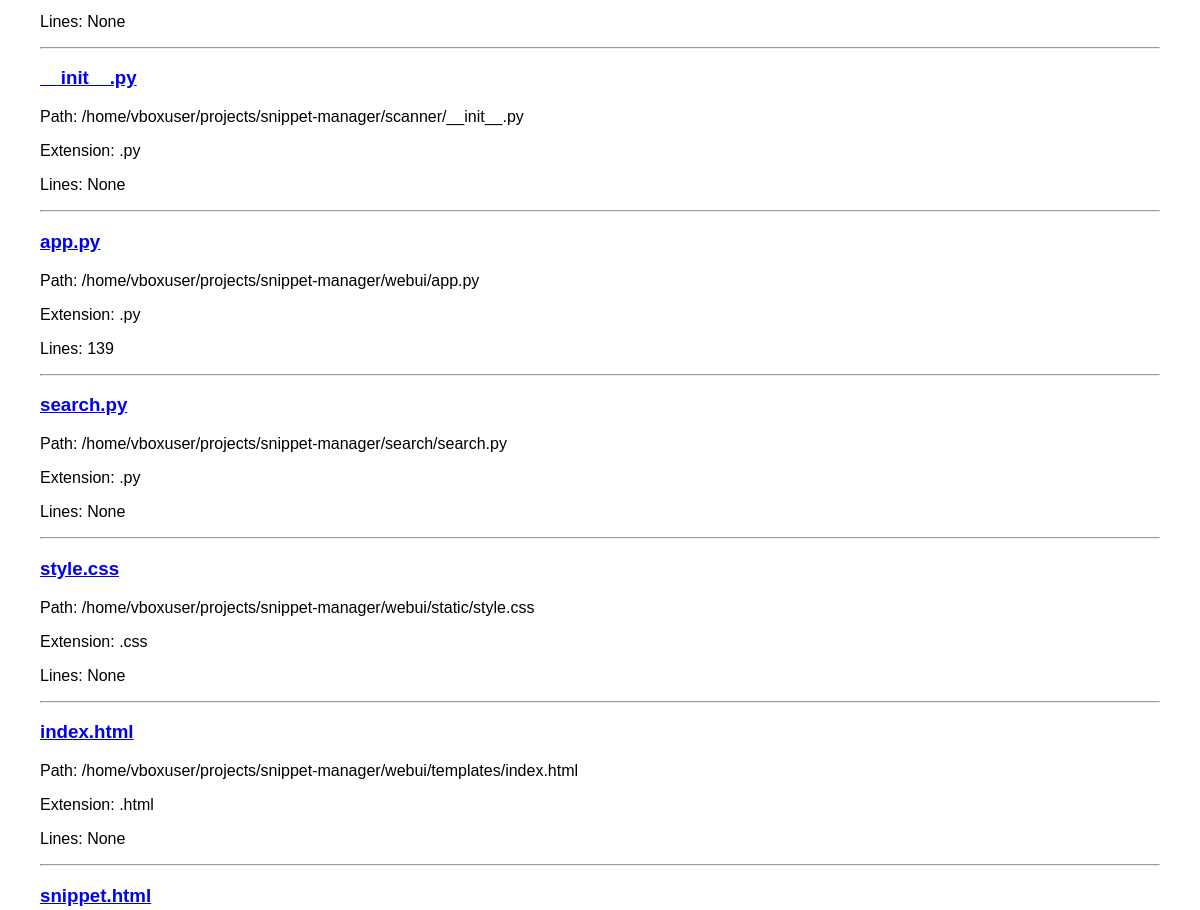
The page /search (middle part) on the database as committed earlier.
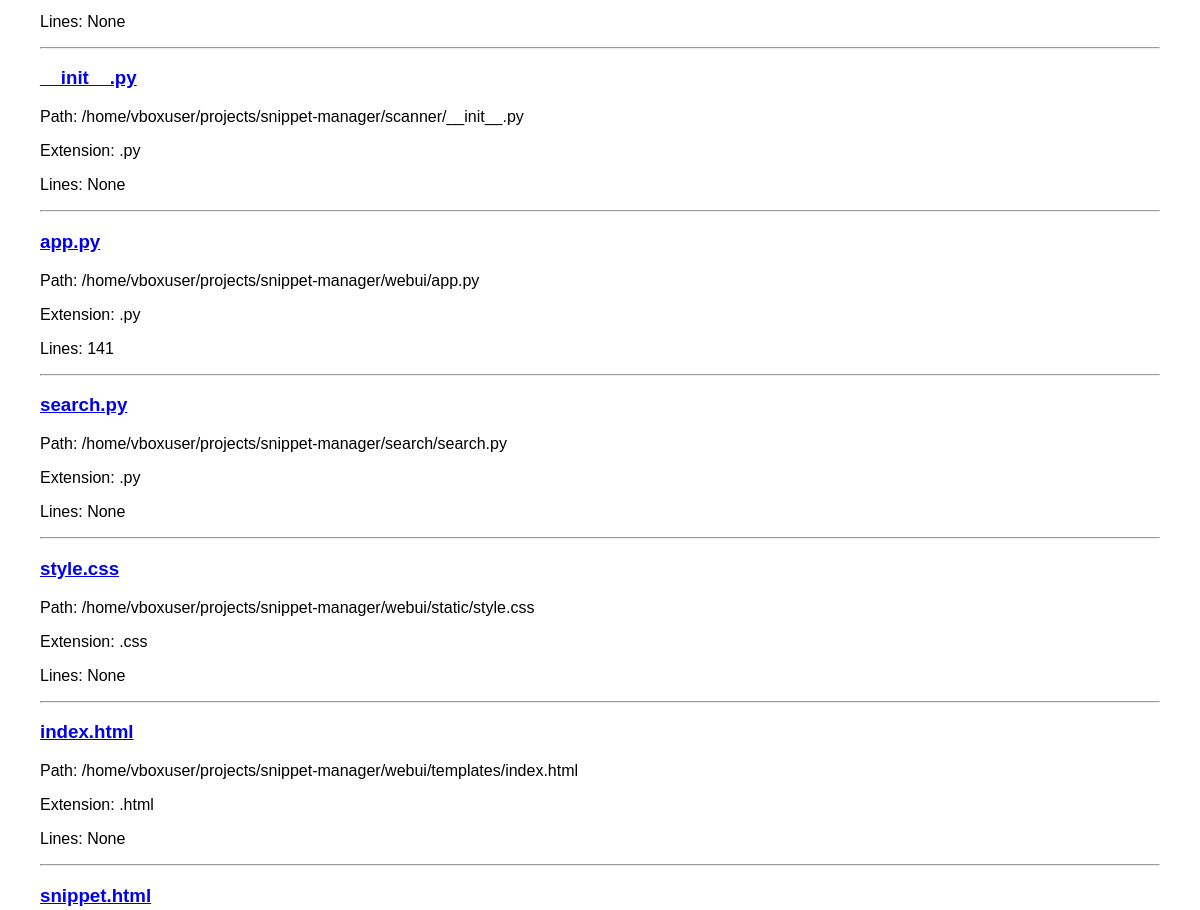
The same page on the database as committed later.
### tables this page shows
CREATE TABLE files (

    id INTEGER PRIMARY KEY AUTOINCREMENT,

    filename TEXT NOT NULL,

    path TEXT UNIQUE NOT NULL,

    extension TEXT,

    size INTEGER,

    content TEXT,

    line_count INTEGER,

    last_modified REAL,

    indexed_at DATETIME DEFAULT CURRENT_TIMESTAMP
);

### webui/app.py (the view)
@app.route("/search")
def search():
    query = request.args.get(
        "q",
        ""
    )
    results = search_database(
        query
    )
    return render_template(
        "results.html",
        query=query,
        results=results
    )

### webui/app.py (called while the page is built)
def search_database(query):
    connection = sqlite3.connect(
        DATABASE_FILE
    )
    cursor = connection.cursor()
    search_term = f"%{query}%"
    cursor.execute(
        """
        SELECT
            id,
            filename,
            path,
            extension,
            line_count

        FROM files

        WHERE

            filename LIKE ?
            OR path LIKE ?
            OR content LIKE ?

        LIMIT 50
        """,
        (
            search_term,
            search_term,
            search_term
        )
    )
    results = cursor.fetchall()
    connection.close()
    return results

### webui/templates/results.html (shortened to what this page needs)
<!DOCTYPE html>
<html>
<head>
    <link rel="stylesheet" href="{{ url_for('static', filename='style.css') }}">
</head>
<body>
    {% for result in results %}
    <div>
        <h3>
            <a href="/snippet/{{ result[0] }}">
                {{ result[1] }}
            </a>
        </h3>
        <p>
            Path:
            {{ result[2] }}
        </p>
        <p>
            Extension:
            {{ result[3] }}
        </p>
        <p>
            Lines:
            {{ result[4] }}
        </p>
        <hr>
    </div>
    {% endfor %}
</body>
</html>

### webui/static/style.css (style rules this page uses)
body { font-family: Arial; margin: 40px; }

Rows that differ between the two databases and show on the page:
changed files "app.py": line_count "139" → "141"
